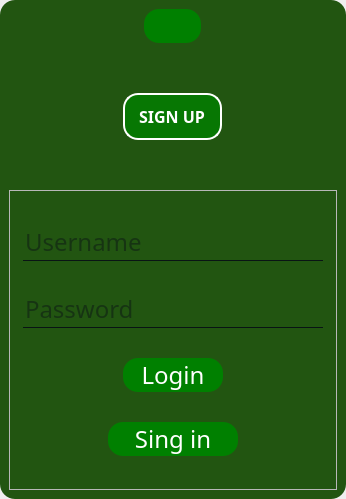
<?xml version="1.0" encoding="UTF-8"?>
<ui version="4.0">
 <class>authorization2</class>
 <widget class="QWidget" name="authorization2">
  <property name="enabled">
   <bool>true</bool>
  </property>
  <property name="geometry">
   <rect>
    <x>0</x>
    <y>0</y>
    <width>346</width>
    <height>499</height>
   </rect>
  </property>
  <property name="sizePolicy">
   <sizepolicy hsizetype="Fixed" vsizetype="Fixed">
    <horstretch>0</horstretch>
    <verstretch>0</verstretch>
   </sizepolicy>
  </property>
  <property name="windowTitle">
   <string>Basic Snake</string>
  </property>
  <property name="windowIcon">
   <iconset resource="resource.qrc">
    <normaloff>:/image/icon.png</normaloff>:/image/icon.png</iconset>
  </property>
  <property name="layoutDirection">
   <enum>Qt::LeftToRight</enum>
  </property>
  <property name="styleSheet">
   <string notr="true">QWidget {
    font-family: century ghotic;
    font-size: 24px;
}
QFrame#frame1
{
background:#251;
border-radius:15px;
border-image: url(:/image/bg.jpg) 0 0 0 0 stretch stretch;
background-attachment: fixed
}
QPushButton
{
background:green;
border-radius:60px;
}
QToolButton
{
background:green;
border-radius:60px;
}
QLabel {
    color: white; 
    background-color: rgba(0, 128, 0, 0.8); 
    border: 2px solid white; 
    border-radius: 15px; 
    padding: 10px; 
    font-size: 16px; 
    font-weight: bold; 
    text-align: center; 
}
QPushButton
{
color:white;
border-radius: 15px;
}
QPushButton:hover
{
    color: black;
    border-radius: 15px;
    background: #333;
}
QLineEdit
{
background:transparent;
border:none;
color:#091414;
border-bottom:1px solid #091414;
}
</string>
  </property>
  <layout class="QHBoxLayout" name="horizontalLayout">
   <property name="leftMargin">
    <number>0</number>
   </property>
   <property name="topMargin">
    <number>0</number>
   </property>
   <property name="rightMargin">
    <number>0</number>
   </property>
   <property name="bottomMargin">
    <number>0</number>
   </property>
   <item>
    <widget class="QFrame" name="frame1">
     <property name="frameShape">
      <enum>QFrame::StyledPanel</enum>
     </property>
     <property name="frameShadow">
      <enum>QFrame::Raised</enum>
     </property>
     <layout class="QVBoxLayout" name="verticalLayout">
      <item alignment="Qt::AlignHCenter">
       <widget class="QPushButton" name="pushButton">
        <property name="sizePolicy">
         <sizepolicy hsizetype="Fixed" vsizetype="Maximum">
          <horstretch>15</horstretch>
          <verstretch>0</verstretch>
         </sizepolicy>
        </property>
        <property name="focusPolicy">
         <enum>Qt::NoFocus</enum>
        </property>
        <property name="text">
         <string/>
        </property>
        <property name="icon">
         <iconset resource="resource.qrc">
          <normaloff>:/image/snake.jpg</normaloff>:/image/snake.jpg</iconset>
        </property>
        <property name="iconSize">
         <size>
          <width>113</width>
          <height>120</height>
         </size>
        </property>
       </widget>
      </item>
      <item alignment="Qt::AlignHCenter|Qt::AlignVCenter">
       <widget class="QLabel" name="label_2">
        <property name="text">
         <string>SIGN UP</string>
        </property>
       </widget>
      </item>
      <item>
       <widget class="QFrame" name="change">
        <property name="minimumSize">
         <size>
          <width>100</width>
          <height>300</height>
         </size>
        </property>
        <property name="sizeIncrement">
         <size>
          <width>102</width>
          <height>301</height>
         </size>
        </property>
        <property name="styleSheet">
         <string notr="true">QFrame#change {

}</string>
        </property>
        <property name="frameShape">
         <enum>QFrame::StyledPanel</enum>
        </property>
        <property name="frameShadow">
         <enum>QFrame::Raised</enum>
        </property>
        <layout class="QVBoxLayout" name="verticalLayout_3">
         <item alignment="Qt::AlignHCenter">
          <widget class="QLineEdit" name="lineEdit_3">
           <property name="minimumSize">
            <size>
             <width>300</width>
             <height>0</height>
            </size>
           </property>
           <property name="maximumSize">
            <size>
             <width>350</width>
             <height>16777215</height>
            </size>
           </property>
           <property name="text">
            <string/>
           </property>
           <property name="echoMode">
            <enum>QLineEdit::Normal</enum>
           </property>
           <property name="placeholderText">
            <string>Username</string>
           </property>
          </widget>
         </item>
         <item alignment="Qt::AlignHCenter">
          <widget class="QLineEdit" name="lineEdit_4">
           <property name="minimumSize">
            <size>
             <width>300</width>
             <height>0</height>
            </size>
           </property>
           <property name="text">
            <string/>
           </property>
           <property name="echoMode">
            <enum>QLineEdit::Password</enum>
           </property>
           <property name="placeholderText">
            <string>Password</string>
           </property>
          </widget>
         </item>
         <item alignment="Qt::AlignHCenter">
          <widget class="QPushButton" name="pushButton_3">
           <property name="sizePolicy">
            <sizepolicy hsizetype="Minimum" vsizetype="Fixed">
             <horstretch>0</horstretch>
             <verstretch>0</verstretch>
            </sizepolicy>
           </property>
           <property name="minimumSize">
            <size>
             <width>100</width>
             <height>0</height>
            </size>
           </property>
           <property name="maximumSize">
            <size>
             <width>100</width>
             <height>16777215</height>
            </size>
           </property>
           <property name="sizeIncrement">
            <size>
             <width>100</width>
             <height>0</height>
            </size>
           </property>
           <property name="text">
            <string>Login</string>
           </property>
          </widget>
         </item>
         <item alignment="Qt::AlignHCenter">
          <widget class="QPushButton" name="pushButton_2">
           <property name="minimumSize">
            <size>
             <width>130</width>
             <height>0</height>
            </size>
           </property>
           <property name="text">
            <string>Sing in</string>
           </property>
          </widget>
         </item>
        </layout>
       </widget>
      </item>
     </layout>
    </widget>
   </item>
  </layout>
 </widget>
 <resources>
  <include location="resource.qrc"/>
 </resources>
 <connections/>
</ui>
